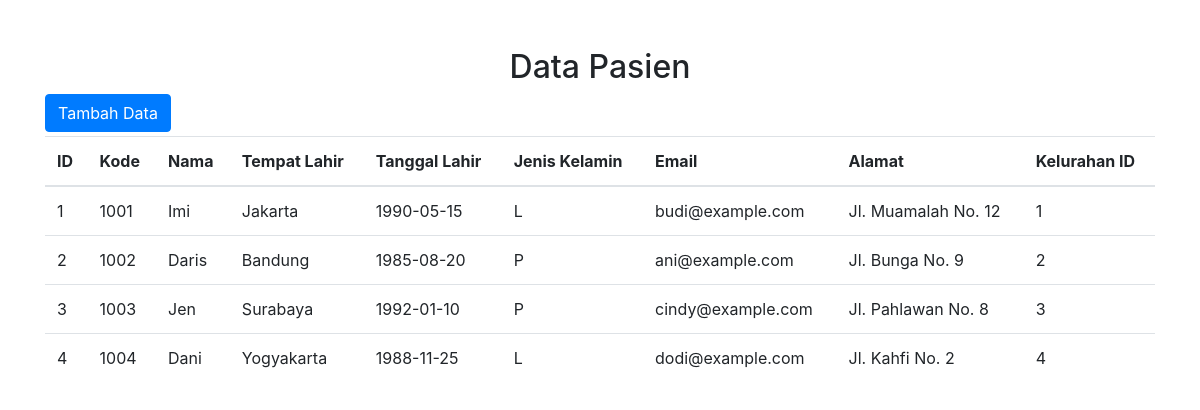
The app's page /pasien.php with its own data.
### tables this page shows
CREATE TABLE `pasien` (
  `id` int(11) NOT NULL,
  `kode` varchar(10) DEFAULT NULL,
  `nama` varchar(45) DEFAULT NULL,
  `tmp_lahir` varchar(30) DEFAULT NULL,
  `tgl_lahir` date DEFAULT NULL,
  `gender` char(1) DEFAULT NULL,
  `email` varchar(50) DEFAULT NULL,
  `alamat` varchar(100) DEFAULT NULL,
  `kelurahan_id` int(11) DEFAULT NULL
);

### pasien.php (the view, shortened to what this page needs)
<!DOCTYPE html>
<html lang="en">
<head>
    <link rel="stylesheet" href="https://cdn.jsdelivr.net/npm/bootstrap@4.6.2/dist/css/bootstrap.min.css">
</head>
<body>
    <div class="container mt-5">
        <h2 class="text-center">Data Pasien</h2>
        <a href="form.php"><button class="btn btn-primary mb-1">Tambah Data</button></a>
        <table class="table">
            <thead>
                <tr>
                    <th>ID</th>
                    <th>Kode</th>
                    <th>Nama</th>
                    <th>Tempat Lahir</th>
                    <th>Tanggal Lahir</th>
                    <th>Jenis Kelamin</th>
                    <th>Email</th>
                    <th>Alamat</th>
                    <th>Kelurahan ID</th>
                </tr>
            </thead>
            <tbody>
                <?php
                require 'dbkoneksi.php';
                $query = $dbh->query('SELECT * FROM pasien');
                foreach ($query as $row) {
                    echo "<tr>";
                    echo "<td>" . $row['id'] . "</td>";
                    echo "<td>" . $row['kode'] . "</td>";
                    echo "<td>" . $row['nama'] . "</td>";
                    echo "<td>" . $row['tmp_lahir'] . "</td>";
                    echo "<td>" . $row['tgl_lahir'] . "</td>";
                    echo "<td>" . $row['gender'] . "</td>";
                    echo "<td>" . $row['email'] . "</td>";
                    echo "<td>" . $row['alamat'] . "</td>";
                    echo "<td>" . $row['kelurahan_id'] . "</td>";
                    echo "</tr>";
                }
                ?>
            </tbody>
        </table>
    </div>
</body>
</html>

### records on screen
pasien: id "1", kode "1001", nama "Imi", tmp_lahir "Jakarta", tgl_lahir "1990-05-15", gender "L", email "budi@example.com", alamat "Jl. Muamalah No. 12", kelurahan "1"
pasien: id "2", kode "1002", nama "Daris", tmp_lahir "Bandung", tgl_lahir "1985-08-20", gender "P", email "ani@example.com", alamat "Jl. Bunga No. 9", kelurahan "2"
pasien: id "3", kode "1003", nama "Jen", tmp_lahir "Surabaya", tgl_lahir "1992-01-10", gender "P", email "cindy@example.com", alamat "Jl. Pahlawan No. 8", kelurahan "3"
pasien: id "4", kode "1004", nama "Dani", tmp_lahir "Yogyakarta", tgl_lahir "1988-11-25", gender "L", email "dodi@example.com", alamat "Jl. Kahfi No. 2", kelurahan "4"
